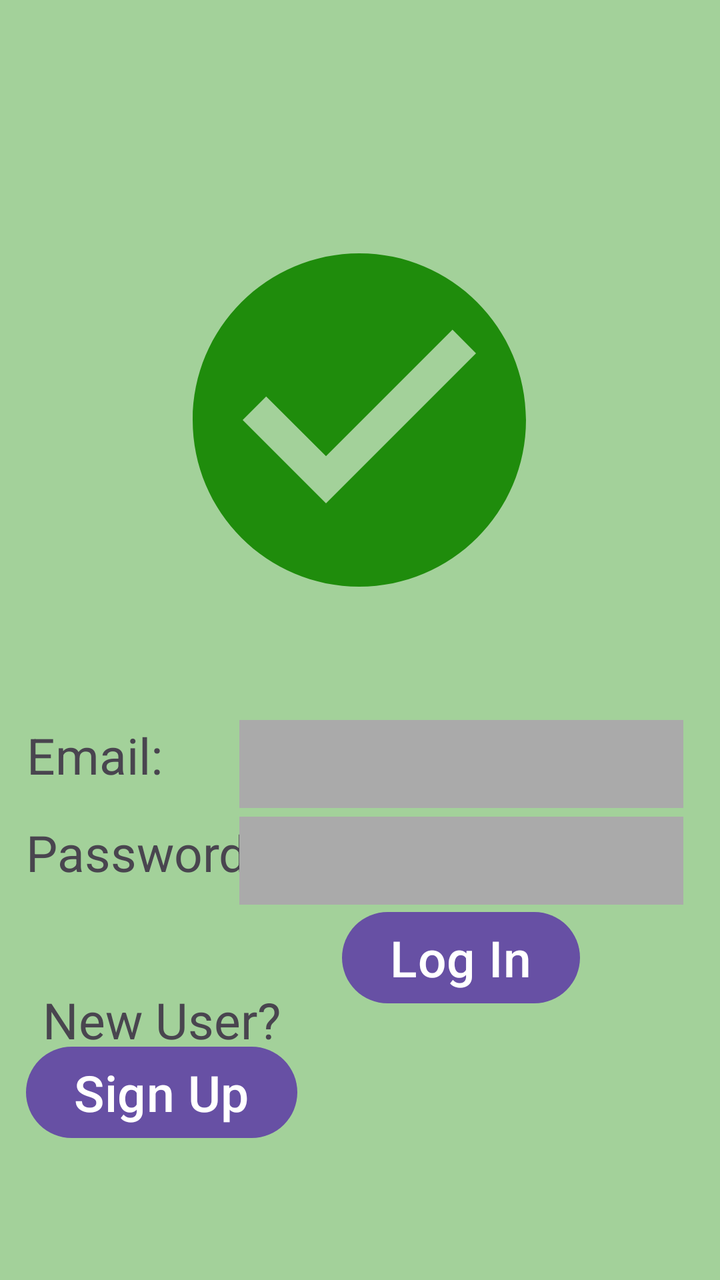
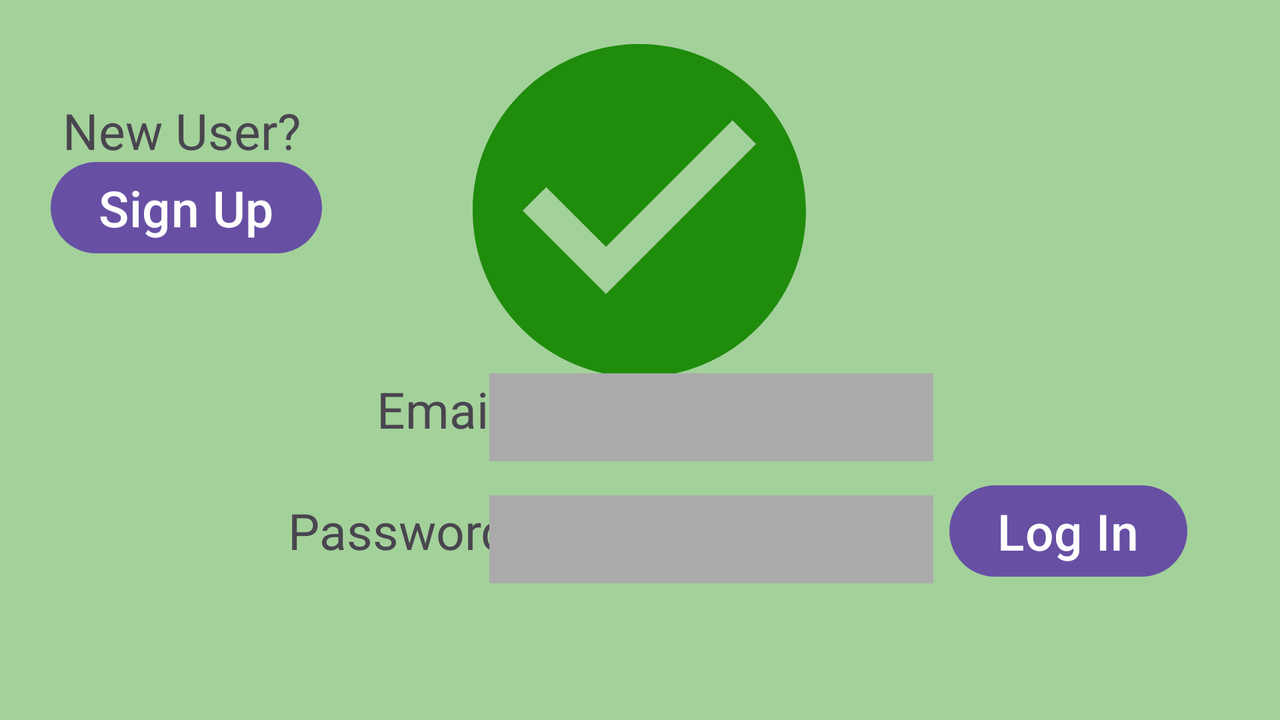

The same Android screen from two of the app's own layout files: first res/layout/ as a phone draws it, then the repository's variant for another configuration, drawn on a device whose configuration selects that folder. Both files follow.
<!-- AndroidManifest.xml: application theme Theme.IndividualProj1Android -->
<!-- res/layout/activity_main.xml -->
<?xml version="1.0" encoding="utf-8"?>
<androidx.constraintlayout.widget.ConstraintLayout xmlns:android="http://schemas.android.com/apk/res/android"
    xmlns:app="http://schemas.android.com/apk/res-auto"
    xmlns:tools="http://schemas.android.com/tools"
    android:layout_width="match_parent"
    android:layout_height="match_parent"
    android:background="#A3D19A"
    tools:context=".MainActivity">

    <TextView
        android:id="@+id/tv_username"
        android:layout_width="wrap_content"
        android:layout_height="wrap_content"
        android:text="@string/tv_email"
        android:textSize="25sp"
        app:layout_constraintBottom_toBottomOf="parent"
        app:layout_constraintEnd_toEndOf="parent"
        app:layout_constraintHorizontal_bias="0.046"
        app:layout_constraintStart_toStartOf="parent"
        app:layout_constraintTop_toTopOf="parent"
        app:layout_constraintVertical_bias="0.595" /> 

    <TextView
        android:id="@+id/tv_password"
        android:layout_width="wrap_content"
        android:layout_height="wrap_content"
        android:text="@string/tv_password"
        android:textSize="25sp"
        app:layout_constraintBottom_toBottomOf="parent"
        app:layout_constraintEnd_toEndOf="parent"
        app:layout_constraintHorizontal_bias="0.054"
        app:layout_constraintStart_toStartOf="parent"
        app:layout_constraintTop_toTopOf="parent"
        app:layout_constraintVertical_bias="0.675" /> 

    <ImageView
        android:id="@+id/iv_login_logo"
        android:layout_width="wrap_content"
        android:layout_height="wrap_content"
        app:layout_constraintBottom_toBottomOf="parent"
        app:layout_constraintEnd_toEndOf="parent"
        app:layout_constraintHorizontal_bias="0.497"
        app:layout_constraintStart_toStartOf="parent"
        app:layout_constraintTop_toTopOf="parent"
        app:layout_constraintVertical_bias="0.25"
        app:srcCompat="@drawable/baseline_check_circle_24" /> 

    <EditText
        android:id="@+id/et_username"
        android:layout_width="222dp"
        android:layout_height="44dp"
        android:background="@android:color/darker_gray"
        android:ems="10"
        android:inputType="text"
        android:textSize="25sp"
        app:layout_constraintBottom_toBottomOf="parent"
        app:layout_constraintEnd_toEndOf="parent"
        app:layout_constraintHorizontal_bias="0.867"
        app:layout_constraintStart_toStartOf="parent"
        app:layout_constraintTop_toTopOf="parent"
        app:layout_constraintVertical_bias="0.604" /> 

    <EditText
        android:id="@+id/et_password"
        android:layout_width="222dp"
        android:layout_height="44dp"
        android:background="@android:color/darker_gray"
        android:ems="10"
        android:inputType="textPassword"
        android:textSize="25sp"
        app:layout_constraintBottom_toBottomOf="parent"
        app:layout_constraintEnd_toEndOf="parent"
        app:layout_constraintHorizontal_bias="0.867"
        app:layout_constraintStart_toStartOf="parent"
        app:layout_constraintTop_toTopOf="parent"
        app:layout_constraintVertical_bias="0.685" /> 

    <TextView
        android:id="@+id/tv_new_user"
        android:layout_width="wrap_content"
        android:layout_height="wrap_content"
        android:text="@string/tv_new_user"
        android:textSize="25sp"
        app:layout_constraintBottom_toBottomOf="parent"
        app:layout_constraintEnd_toEndOf="parent"
        app:layout_constraintHorizontal_bias="0.089"
        app:layout_constraintStart_toStartOf="parent"
        app:layout_constraintTop_toTopOf="parent"
        app:layout_constraintVertical_bias="0.813" /> 

    <Button
        android:id="@+id/btn_sign_up"
        android:layout_width="wrap_content"
        android:layout_height="wrap_content"
        android:text="@string/tv_sign_up"
        android:textSize="25sp"
        app:layout_constraintBottom_toBottomOf="parent"
        app:layout_constraintEnd_toEndOf="parent"
        app:layout_constraintHorizontal_bias="0.058"
        app:layout_constraintStart_toStartOf="parent"
        app:layout_constraintTop_toTopOf="parent"
        app:layout_constraintVertical_bias="0.886" /> 

    <Button
        android:id="@+id/btn_log_in"
        android:layout_width="wrap_content"
        android:layout_height="wrap_content"
        android:text="@string/tv_login"
        android:textSize="25sp"
        app:layout_constraintBottom_toBottomOf="parent"
        app:layout_constraintEnd_toEndOf="parent"
        app:layout_constraintHorizontal_bias="0.709"
        app:layout_constraintStart_toStartOf="parent"
        app:layout_constraintTop_toTopOf="parent"
        app:layout_constraintVertical_bias="0.771" /> 
</androidx.constraintlayout.widget.ConstraintLayout>
<!-- resources referenced by this layout -->
<resources>
  <!-- drawable baseline_check_circle_24 (drawable) -->
  <vector android:height="200dp" android:tint="#1F8C0C"
      android:viewportHeight="24" android:viewportWidth="24"
      android:width="200dp" xmlns:android="http://schemas.android.com/apk/res/android">
      <path android:fillColor="@android:color/white" android:pathData="M12,2C6.48,2 2,6.48 2,12s4.48,10 10,10 10,-4.48 10,-10S17.52,2 12,2zM10,17l-5,-5 1.41,-1.41L10,14.17l7.59,-7.59L19,8l-9,9z"/>
  </vector>
  <string name="tv_email">Email:</string>
  <string name="tv_login">Log In</string>
  <string name="tv_new_user">New User?</string>
  <string name="tv_password">Password:</string>
  <string name="tv_sign_up">Sign Up</string>
  <style name="Theme.IndividualProj1Android" parent="Base.Theme.IndividualProj1Android" />
  <style name="Base.Theme.IndividualProj1Android" parent="Theme.Material3.DayNight.NoActionBar">
          
  
          
      </style>
</resources>
<!-- res/layout-land/activity_main.xml (the repository's variant of the layout above) -->
<!-- drawn on the phone turned sideways -->
<?xml version="1.0" encoding="utf-8"?>
<androidx.constraintlayout.widget.ConstraintLayout xmlns:android="http://schemas.android.com/apk/res/android"
    xmlns:app="http://schemas.android.com/apk/res-auto"
    xmlns:tools="http://schemas.android.com/tools"
    android:layout_width="match_parent"
    android:layout_height="match_parent"
    android:background="#A3D19A"
    tools:context=".MainActivity">

    <Button
        android:id="@+id/btn_log_in"
        android:layout_width="wrap_content"
        android:layout_height="wrap_content"
        android:text="@string/tv_login"
        android:textSize="25sp"
        app:layout_constraintBottom_toBottomOf="parent"
        app:layout_constraintEnd_toEndOf="parent"
        app:layout_constraintHorizontal_bias="0.911"
        app:layout_constraintStart_toStartOf="parent"
        app:layout_constraintTop_toTopOf="parent"
        app:layout_constraintVertical_bias="0.779" />

    <Button
        android:id="@+id/btn_sign_up"
        android:layout_width="wrap_content"
        android:layout_height="wrap_content"
        android:text="@string/tv_sign_up"
        android:textSize="25sp"
        app:layout_constraintBottom_toBottomOf="parent"
        app:layout_constraintEnd_toEndOf="parent"
        app:layout_constraintHorizontal_bias="0.05"
        app:layout_constraintStart_toStartOf="parent"
        app:layout_constraintTop_toTopOf="parent"
        app:layout_constraintVertical_bias="0.251" />

    <TextView
        android:id="@+id/tv_new_user"
        android:layout_width="wrap_content"
        android:layout_height="wrap_content"
        android:text="@string/tv_new_user"
        android:textSize="25sp"
        app:layout_constraintBottom_toBottomOf="parent"
        app:layout_constraintEnd_toEndOf="parent"
        app:layout_constraintHorizontal_bias="0.06"
        app:layout_constraintStart_toStartOf="parent"
        app:layout_constraintTop_toTopOf="parent"
        app:layout_constraintVertical_bias="0.148" />

    <TextView
        android:id="@+id/tv_username"
        android:layout_width="wrap_content"
        android:layout_height="wrap_content"
        android:text="@string/tv_email"
        android:textSize="25sp"
        app:layout_constraintBottom_toBottomOf="parent"
        app:layout_constraintEnd_toEndOf="parent"
        app:layout_constraintHorizontal_bias="0.329"
        app:layout_constraintStart_toStartOf="parent"
        app:layout_constraintTop_toTopOf="parent"
        app:layout_constraintVertical_bias="0.575" />

    <TextView
        android:id="@+id/tv_password"
        android:layout_width="wrap_content"
        android:layout_height="wrap_content"
        android:text="@string/tv_password"
        android:textSize="25sp"
        app:layout_constraintBottom_toBottomOf="parent"
        app:layout_constraintEnd_toEndOf="parent"
        app:layout_constraintHorizontal_bias="0.275"
        app:layout_constraintStart_toStartOf="parent"
        app:layout_constraintTop_toTopOf="parent"
        app:layout_constraintVertical_bias="0.761" />

    <ImageView
        android:id="@+id/iv_login_logo"
        android:layout_width="wrap_content"
        android:layout_height="wrap_content"
        app:layout_constraintBottom_toBottomOf="parent"
        app:layout_constraintEnd_toEndOf="parent"
        app:layout_constraintHorizontal_bias="0.499"
        app:layout_constraintStart_toStartOf="parent"
        app:layout_constraintTop_toTopOf="parent"
        app:layout_constraintVertical_bias="0.033"
        app:srcCompat="@drawable/baseline_check_circle_24" />

    <EditText
        android:id="@+id/et_username"
        android:layout_width="222dp"
        android:layout_height="44dp"
        android:background="@android:color/darker_gray"
        android:ems="10"
        android:inputType="text"
        android:textSize="25sp"
        app:layout_constraintBottom_toBottomOf="parent"
        app:layout_constraintEnd_toEndOf="parent"
        app:layout_constraintHorizontal_bias="0.585"
        app:layout_constraintStart_toStartOf="parent"
        app:layout_constraintTop_toTopOf="parent"
        app:layout_constraintVertical_bias="0.591" />

    <EditText
        android:id="@+id/et_password"
        android:layout_width="222dp"
        android:layout_height="44dp"
        android:background="@android:color/darker_gray"
        android:ems="10"
        android:inputType="textPassword"
        android:textSize="25sp"
        app:layout_constraintBottom_toBottomOf="parent"
        app:layout_constraintEnd_toEndOf="parent"
        app:layout_constraintHorizontal_bias="0.585"
        app:layout_constraintStart_toStartOf="parent"
        app:layout_constraintTop_toTopOf="parent"
        app:layout_constraintVertical_bias="0.784" />
</androidx.constraintlayout.widget.ConstraintLayout>
